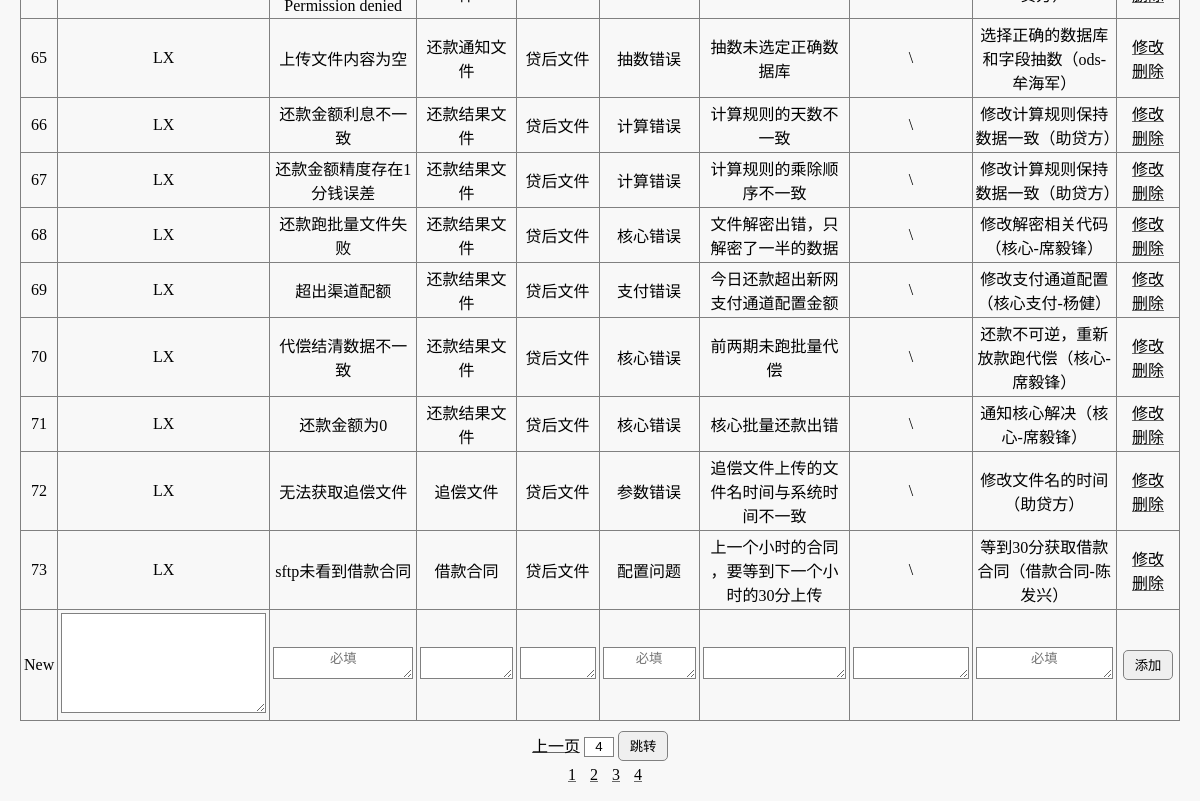
The page /search/err?pg=4&kw= (lower part) on the database as committed earlier.
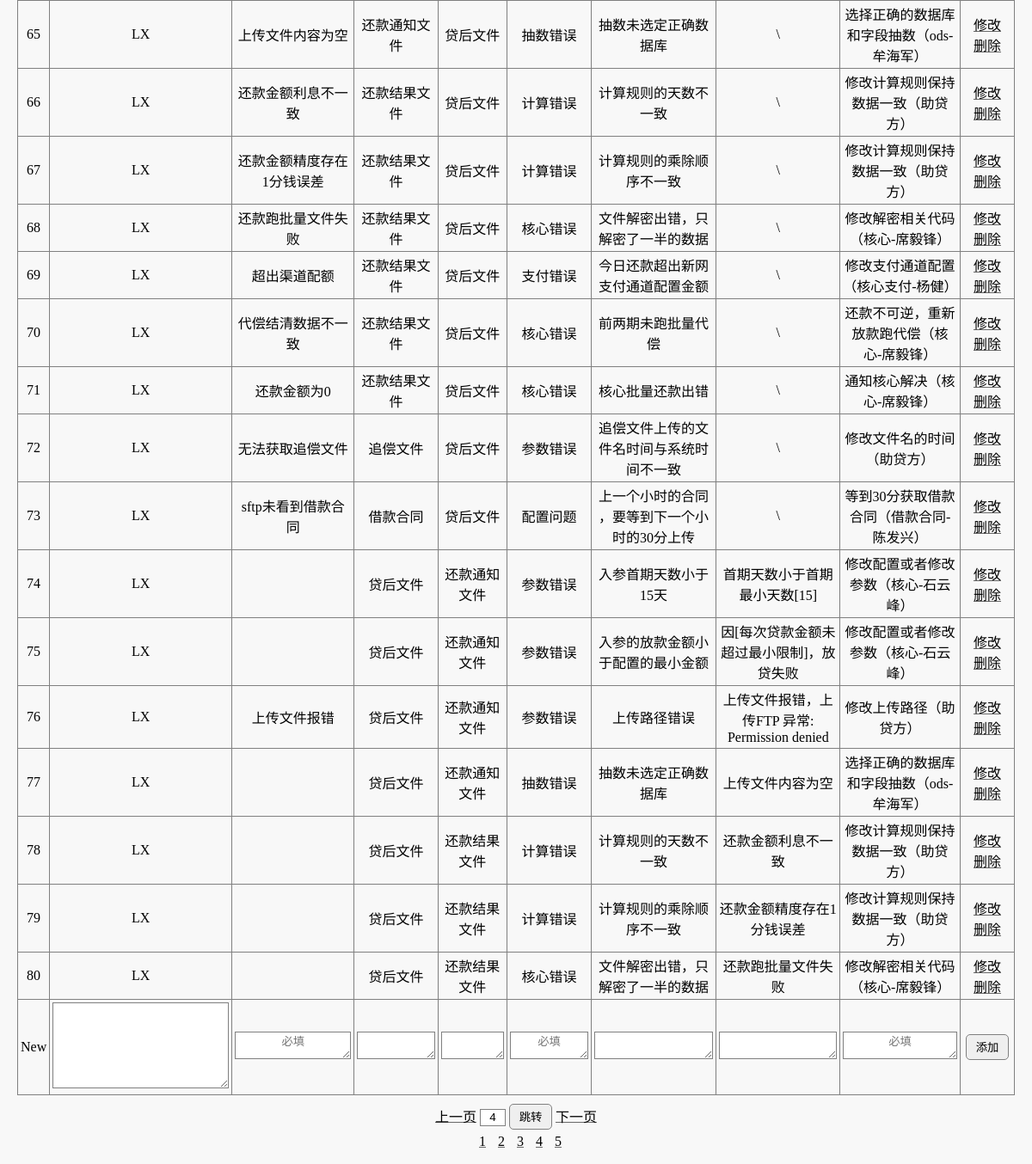
The same page on the database as committed later.
### tables this page shows
CREATE TABLE errorlist(
  id integer  primary key autoincrement,
  e_orign  text,
  e_describe text,
  e_interface text,
  e_mask text,
  e_category text,
  e_errorinfo text,
  e_logsearch text,
  e_procedure text
);

### searchclient/search.py (the view, shortened to what this page needs)
@bp.route("/err", methods=("get", "post"))
def se_err():
    if request.method == "GET":
        kw = request.args.get("kw")
        pg = int(request.args.get("pg", 1))
        db = get_db()
        if not kw:
            kw = ""
            cur = db.execute('select id from errorlist')
            all_id = cur.fetchall()
            all_num = len(all_id)
            all_pg = int((all_num + 20 - 1) / 20)
            cur = db.execute("select *  from errorlist limit {}, 20 ".format((pg - 1) * 20))
            res = cur.fetchall()
        return render_template("search/err_page.html", res=res, kw=kw, pg=pg, all_page=all_pg)

### searchclient/db.py (called while the page is built)
def get_db():
    if "db" not in g:
        g.db = sqlite3.connect(
            current_app.config["DATABASE"],
            detect_types=sqlite3.PARSE_DECLTYPES
        )
        g.db.row_factory = sqlite3.Row
    return g.db

### searchclient/templates/search/err_page.html (shortened to what this page needs)
{% extends "base.html" %}
{% block script %}
    <link rel="stylesheet" href="{{ url_for('static',filename='search/search.css') }}">
{% endblock %}
{% block show %}
    <form enctype="application/x-www-form-urlencoded" action="" method="post">
        <table class="contents">
            {% for item in res %}
                <tr>
                    <td>{{ loop.index + (pg - 1) * 20 }}</td>
                    <td>{{ item[1] }} </td>
                    <td>{{ item[2] }}</td>
                    <td>{{ item[3] }} </td>
                    <td>{{ item[4] }}</td>
                    <td>{{ item[5] }}</td>
                    <td>{{ item[6] }}</td>
                    <td>{{ item[7] }}</td>
                    <td>{{ item[8] }}</td>
                    <td class="rightside">
                        <li><a href="err/{{ item[0] }}">修改</a></li>
                        <li><a href="javascript:void(0)" class="del_record" uin="{{ item[0] }}">删除</a></li>
                    </td>
                </tr>
            {% endfor %}
            {% if not kw %}
                <tr>
                    <td>New</td>
                    <td><textarea name="orign" placeholder=""></textarea></td>
                    <td><textarea name="describe" style="width:100%;height: 100%" placeholder="必填"></textarea></td>
                    <td><textarea name="interface" style="width:100%;height: 100%" placeholder=""></textarea></td>
                    <td><textarea name="mask" style="width:100%;height: 100%" placeholder=""></textarea></td>
                    <td><textarea name="category" style="width:100%;height: 100%" placeholder="必填"></textarea></td>
                    <td><textarea name="errorinfo" style="width:100%;height: 100%"></textarea></td>
                    <td><textarea name="logsearch" style="width:100%;height: 100%"></textarea></td>
                    <td><textarea name="procedure" style="width:100%;height: 100%" placeholder="必填"></textarea></td>
                    <td class="rightside">
                        <button>添加</button>
                    </td>
                </tr>
            {% endif %}
        </table>
    </form>
{% endblock %}
{% block page %}
    {% if pg > 1 %}
        <a id="pageup" href="err?pg={{ pg - 1 }}&kw={{ kw }}">上一页</a>
    {% endif %}
    {% if all_page > 1 %}
        <input id="jump-to" name="jump" value="{{ pg }}">
    {% endif %}
    {% if all_page > 2 %}
        <button class="jump-btn">跳转</button>
    {% endif %}
    {% if pg < all_page %}
        <a id="pagedown" href="err?pg={{ pg + 1 }}&kw={{ kw }}">下一页</a>
    {% endif %}
{% endblock %}
{% block pageinfo %}
    {% if all_page > 1 %}
        {% for i in range(1,all_page + 1) %}
            <a href="err?pg={{ i }}&kw={{ kw }}">{{ i }}</a>
        {% endfor %}
    {% endif %}
{% endblock %}

### searchclient/templates/base.html (shortened to what this page needs)
<!DOCTYPE html>
<link rel="stylesheet" href="{{ url_for('static',filename='base/base.css') }}">
{% block script %}
{% endblock %}
<body>
    <div class="show-aera">
        {% block show %}  {% endblock %}
    </div>
    <div class="page">
        {% block page %}
        {% endblock %}
    </div>
    <div class="page-info">
        {% block pageinfo %}
        {% endblock %}
    </div>
</body>

### searchclient/static/base/base.css (style rules this page uses)
* { box-sizing: border-box; margin: 0; padding: 0; list-style: none; text-decoration: none; border: 0; color: black; border-collapse: collapse; }
body { background-color: rgba(220, 220, 220, 0.2); }
textarea { vertical-align:center; }
a { text-decoration: underline dimgray; }
div.show-aera { margin: 5px 20px 5px 20px; width: auto; }
div.page { margin: 5px 20px 5px 20px; height: 30px; text-align: center; }
input#jump-to { border: 0.5px solid gray; height: 20px; width: 30px; text-align: center; }
div.page-info { margin: 5px 20px 5px 20px; height: 30px; text-align: center; }
div.page-info a { margin-left: 10px; }
table.contents { margin: 50px auto 10px auto; width: auto; height: auto; }
table.contents td { padding: 3px 3px 3px 3px; text-align: center; border-bottom: 1px solid gray; border-left: 1px solid gray; }
*.rightside { border-right: 1px solid gray; width: auto; }
button { border: 1px solid gray; width: 50px; height: 30px; border-radius: 5px; }

### searchclient/static/search/search.css (style rules this page uses)
input { border: 1px solid gray; padding: 2px; }
textarea { text-align: center; border: 1px solid gray; width: 205px; height: 100px; }

Rows that differ between the two databases and show on the page:
added errorlist: e_orign "LX", e_interface "贷后文件", e_mask "还款通知文件", e_category "参数错误", e_errorinfo "入参首期天数小于15天", e_logsearch "首期天数小于首期最小天数[15]", e_procedure "修改配置或者修改参数（核心-石云峰）"
added errorlist: e_orign "LX", e_interface "贷后文件", e_mask "还款通知文件", e_category "参数错误", e_errorinfo "入参的放款金额小于配置的最小金额", e_logsearch "因[每次贷款金额未超过最小限制]，放贷失败", e_procedure "修改配置或者修改参数（核心-石云峰）"
added errorlist: e_orign "LX", e_describe "上传文件报错", e_interface "贷后文件", e_mask "还款通知文件", e_category "参数错误", e_errorinfo "上传路径错误", e_logsearch "上传文件报错，上传FTP 异常: Permission denied", e_procedure "修改上传路径（助贷方）"
added errorlist: e_orign "LX", e_interface "贷后文件", e_mask "还款通知文件", e_category "抽数错误", e_errorinfo "抽数未选定正确数据库", e_logsearch "上传文件内容为空", e_procedure "选择正确的数据库和字段抽数（ods-牟海军）"
added errorlist: e_orign "LX", e_interface "贷后文件", e_mask "还款结果文件", e_category "计算错误", e_errorinfo "计算规则的天数不一致", e_logsearch "还款金额利息不一致", e_procedure "修改计算规则保持数据一致（助贷方）"
added errorlist: e_orign "LX", e_interface "贷后文件", e_mask "还款结果文件", e_category "计算错误", e_errorinfo "计算规则的乘除顺序不一致", e_logsearch "还款金额精度存在1分钱误差", e_procedure "修改计算规则保持数据一致（助贷方）"
added errorlist: e_orign "LX", e_interface "贷后文件", e_mask "还款结果文件", e_category "核心错误", e_errorinfo "文件解密出错，只解密了一半的数据", e_logsearch "还款跑批量文件失败", e_procedure "修改解密相关代码（核心-席毅锋）"
Other text that changed with them:
text now shown: "下一页"
new list line: "5"
